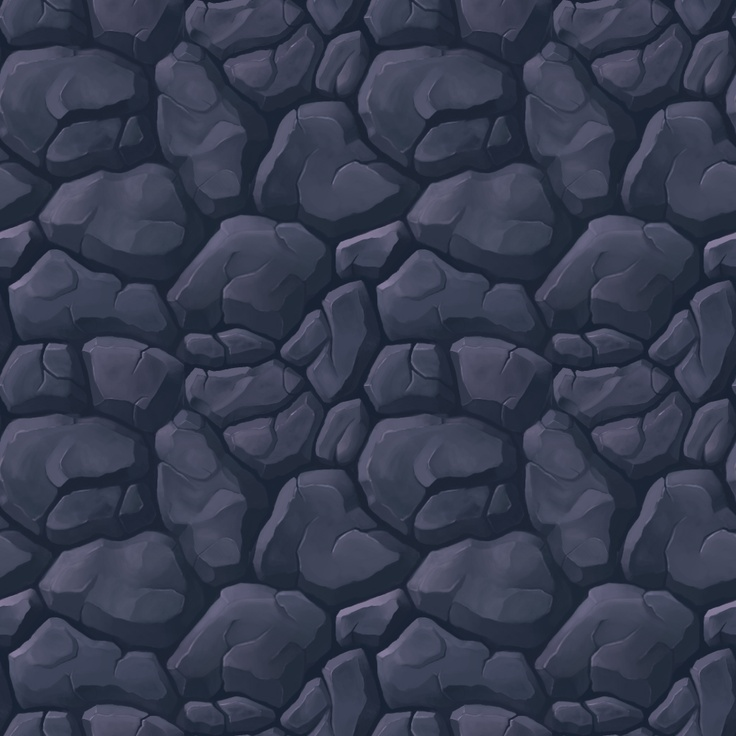
#> input picture resource/游戏地图 (214)_爱给网_aigei_com.jpg, 736 x 736 px
$ python pixel_repaint.py -i '../resource/游戏地图 (214)_爱给网_aigei_com.jpg' -o out.png
#> lines starting #> are read from the running program, lines starting #| are printed output that depends on the picture; after the words box and inside, x2 and y2 are one past the last pixel; in counts of white or black regions, pixels touching at a corner belong together
#!/usr/bin/env python3
# -*- coding: utf-8 -*-
"""
ScienceAndTheology pixel repaint pipeline.

用途：
    把 AI 生成的大尺寸物品图标自动处理成更适合 Godot 背包/UI 使用的
    64×64 / 32×32 像素风 PNG。

它不是完整替代 Aseprite 手工修图，而是用于：
    AI 生成图 -> 自动裁切/去棋盘背景/统一缩放/限色/加描边 -> 可进项目的初版图标

依赖：
    pip install pillow

示例：
    python tools/pixel_repaint.py \
        --input raw_assets/item_icons \
        --output resource/items/_processed \
        --size 64 \
        --also-32 \
        --remove-bg auto \
        --palette adaptive \
        --colors 24 \
        --outline

    python tools/pixel_repaint.py \
        --input raw_assets/item_icons/copper_pickaxe.png \
        --output resource/items/tools \
        --name copper_pickaxe_icon \
        --palette snt \
        --outline
"""

from __future__ import annotations

import argparse
import math
import os
import re
from collections import Counter, deque
from dataclasses import dataclass
from pathlib import Path
from typing import Iterable, List, Optional, Sequence, Tuple

from PIL import Image, ImageChops, ImageEnhance, ImageFilter, ImageOps

RGBA = Tuple[int, int, int, int]
RGB = Tuple[int, int, int]

SUPPORTED_EXTS = {".png", ".jpg", ".jpeg", ".webp", ".bmp", ".tga"}


# ScienceAndTheology 64×64 图标规范中的基础调色板。
# 不是要求所有图标完全只用这些颜色，而是提供一个“项目统一感”的可选映射。
SNT_PALETTE_HEX = [
    # global neutral / outline
    "#1A1410", "#2A211C", "#4A433E", "#6B625B", "#CFC6BA", "#F1EBDD",

    # wood
    "#B4854E", "#8F643A", "#6F4B2B", "#4E321D", "#2D1C11",

    # copper
    "#FFC28A", "#D88954", "#B86439", "#8A4327", "#512116", "#5AA58C",

    # bronze
    "#F0C97D", "#C99A56", "#A3783F", "#6F4E27", "#3E2916",

    # steel / iron
    "#EDF2F4", "#B7C0C7", "#86929C", "#57616C", "#2F3842", "#9A5A34", "#6E3E28",

    # stone
    "#C1BAAD", "#999182", "#756D60", "#575147", "#302C27",

    # raw clay
    "#C79A85", "#B1785E", "#945A45", "#6D3D31", "#3F211C",

    # fired ceramic
    "#D07A54", "#B65D3D", "#8F432F", "#642C23", "#361612", "#2B2220", "#47403B",

    # blueprint
    "#7CC0FF", "#3B88E3", "#1E5FB8", "#163E7A", "#0C2148", "#F4F8FF", "#CBE3FF",

    # seeds / crops
    "#F8E39A", "#E0B754", "#B9852E", "#7D561E", "#432D11",
    "#9FD97A", "#67B256", "#47863D", "#2F5A2A", "#1A3118",

    # source law cyan glow
    "#E7FFFF", "#9CF7FF", "#4ED8E6", "#1E94B2", "#0C4250",
]


def hex_to_rgb(value: str) -> RGB:
    value = value.strip().lstrip("#")
    return int(value[0:2], 16), int(value[2:4], 16), int(value[4:6], 16)


SNT_PALETTE = [hex_to_rgb(c) for c in SNT_PALETTE_HEX]


@dataclass(frozen=True)
class ProcessOptions:
    size: int
    also_32: bool
    crop_padding: int
    colors: int
    palette: str
    remove_bg: str
    bg_tolerance: int
    alpha_threshold: int
    outline: bool
    outline_color: RGB
    outline_width: int
    contrast: float
    saturation: float
    sharpen: bool
    matte: RGB
    suffix: str
    preserve_names: bool
    name: Optional[str]


def sanitize_stem(stem: str) -> str:
    stem = stem.strip().lower()
    stem = re.sub(r"[^a-z0-9_\-]+", "_", stem)
    stem = re.sub(r"_+", "_", stem).strip("_")
    return stem or "icon"


def iter_input_files(input_path: Path, recursive: bool) -> Iterable[Path]:
    if input_path.is_file():
        if input_path.suffix.lower() in SUPPORTED_EXTS:
            yield input_path
        return

    if recursive:
        iterator = input_path.rglob("*")
    else:
        iterator = input_path.glob("*")

    for path in iterator:
        if path.is_file() and path.suffix.lower() in SUPPORTED_EXTS:
            yield path


def color_distance_sq(a: RGB, b: RGB) -> int:
    dr = a[0] - b[0]
    dg = a[1] - b[1]
    db = a[2] - b[2]
    return dr * dr + dg * dg + db * db


def is_low_saturation_bright(rgb: RGB) -> bool:
    r, g, b = rgb
    hi = max(rgb)
    lo = min(rgb)
    return hi >= 150 and (hi - lo) <= 35


def sample_border_bg_colors(img: Image.Image, max_colors: int = 4) -> List[RGB]:
    """从边缘采样最可能的透明棋盘/白底背景色。"""
    rgba = img.convert("RGBA")
    w, h = rgba.size
    pixels = rgba.load()
    samples: List[RGB] = []

    for x in range(w):
        samples.append(pixels[x, 0][:3])
        samples.append(pixels[x, h - 1][:3])
    for y in range(h):
        samples.append(pixels[0, y][:3])
        samples.append(pixels[w - 1, y][:3])

    # 量化到 8 色阶，避免 checkerboard 抗锯齿产生太多近似色。
    quantized = [tuple((c // 8) * 8 for c in rgb) for rgb in samples]
    counts = Counter(quantized)

    candidates: List[RGB] = []
    for rgb, _count in counts.most_common(16):
        if is_low_saturation_bright(rgb):
            candidates.append(rgb)
        if len(candidates) >= max_colors:
            break

    if not candidates:
        candidates = [counts.most_common(1)[0][0]]

    return candidates


def flood_remove_background(img: Image.Image, tolerance: int) -> Image.Image:
    """
    通过边缘 flood fill 去掉 AI 图常见的“烘焙棋盘透明背景”。

    只从画面边缘开始删除，避免把物体内部白色高光误删。
    对 image_gen 这种白灰棋盘背景比较有效。
    """
    rgba = img.convert("RGBA")
    w, h = rgba.size
    pix = rgba.load()
    bg_colors = sample_border_bg_colors(rgba)
    tolerance_sq = tolerance * tolerance

    def is_bg(x: int, y: int) -> bool:
        r, g, b, a = pix[x, y]
        if a == 0:
            return True
        rgb = (r, g, b)
        return any(color_distance_sq(rgb, bg) <= tolerance_sq for bg in bg_colors)

    q: deque[Tuple[int, int]] = deque()
    seen = set()

    for x in range(w):
        q.append((x, 0))
        q.append((x, h - 1))
    for y in range(h):
        q.append((0, y))
        q.append((w - 1, y))

    while q:
        x, y = q.popleft()
        if (x, y) in seen:
            continue
        seen.add((x, y))
        if not (0 <= x < w and 0 <= y < h):
            continue
        if not is_bg(x, y):
            continue

        r, g, b, _a = pix[x, y]
        pix[x, y] = (r, g, b, 0)

        if x > 0:
            q.append((x - 1, y))
        if x + 1 < w:
            q.append((x + 1, y))
        if y > 0:
            q.append((x, y - 1))
        if y + 1 < h:
            q.append((x, y + 1))

    return rgba


def hard_alpha(img: Image.Image, threshold: int) -> Image.Image:
    rgba = img.convert("RGBA")
    r, g, b, a = rgba.split()
    a = a.point(lambda v: 255 if v >= threshold else 0)
    return Image.merge("RGBA", (r, g, b, a))


def crop_to_alpha(img: Image.Image, padding: int) -> Image.Image:
    rgba = img.convert("RGBA")
    alpha = rgba.getchannel("A")
    bbox = alpha.getbbox()
    if bbox is None:
        return rgba

    x0, y0, x1, y1 = bbox
    w, h = rgba.size
    x0 = max(0, x0 - padding)
    y0 = max(0, y0 - padding)
    x1 = min(w, x1 + padding)
    y1 = min(h, y1 + padding)
    return rgba.crop((x0, y0, x1, y1))


def pad_to_square(img: Image.Image, matte: RGB = (0, 0, 0)) -> Image.Image:
    rgba = img.convert("RGBA")
    w, h = rgba.size
    side = max(w, h)
    out = Image.new("RGBA", (side, side), (matte[0], matte[1], matte[2], 0))
    out.alpha_composite(rgba, ((side - w) // 2, (side - h) // 2))
    return out


def enhance_image(img: Image.Image, contrast: float, saturation: float) -> Image.Image:
    rgba = img.convert("RGBA")
    if abs(contrast - 1.0) > 0.001:
        alpha = rgba.getchannel("A")
        rgb = rgba.convert("RGB")
        rgb = ImageEnhance.Contrast(rgb).enhance(contrast)
        rgba = Image.merge("RGBA", (*rgb.split(), alpha))
    if abs(saturation - 1.0) > 0.001:
        alpha = rgba.getchannel("A")
        rgb = rgba.convert("RGB")
        rgb = ImageEnhance.Color(rgb).enhance(saturation)
        rgba = Image.merge("RGBA", (*rgb.split(), alpha))
    return rgba


def quantize_adaptive(img: Image.Image, colors: int, matte: RGB) -> Image.Image:
    rgba = img.convert("RGBA")
    alpha = rgba.getchannel("A")

    matte_img = Image.new("RGBA", rgba.size, (matte[0], matte[1], matte[2], 255))
    matte_img.alpha_composite(rgba)
    rgb = matte_img.convert("RGB")

    # ADAPTIVE palette 适合每张图保留自身材质层次。
    q = rgb.quantize(colors=max(2, colors), method=Image.Quantize.MEDIANCUT)
    rgb_q = q.convert("RGB")
    return Image.merge("RGBA", (*rgb_q.split(), alpha))


# [45 lines left out: functions nearest_palette_color, quantize_snt_palette, add_pixel_outline, not called in this run]


def process_one(src: Path, dst_stem: str, output_dir: Path, opt: ProcessOptions) -> Tuple[Path, Optional[Path]]:
    original = Image.open(src).convert("RGBA")

    if opt.remove_bg in {"auto", "checker"}:
        work = flood_remove_background(original, tolerance=opt.bg_tolerance)
    elif opt.remove_bg == "none":
        work = original
    else:
        raise ValueError(f"Unknown remove-bg mode: {opt.remove_bg}")

    work = hard_alpha(work, opt.alpha_threshold)
    work = crop_to_alpha(work, opt.crop_padding)
    work = pad_to_square(work, opt.matte)

    # 先用 LANCZOS 把 AI 大图压到 64，保留主体形体；后面再限色和硬化边缘。
    work = work.resize((opt.size, opt.size), Image.Resampling.LANCZOS)
    work = enhance_image(work, opt.contrast, opt.saturation)

    if opt.sharpen:
        work = work.filter(ImageFilter.SHARPEN)

    if opt.palette == "adaptive":
        work = quantize_adaptive(work, opt.colors, opt.matte)
    elif opt.palette == "snt":
        work = quantize_snt_palette(work, opt.alpha_threshold)
    elif opt.palette == "none":
        pass
    else:
        raise ValueError(f"Unknown palette mode: {opt.palette}")

    work = hard_alpha(work, opt.alpha_threshold)

    if opt.outline:
        work = add_pixel_outline(work, opt.outline_color, opt.outline_width)

    output_dir.mkdir(parents=True, exist_ok=True)
    out64 = output_dir / f"{dst_stem}{opt.suffix}_{opt.size}.png"
    work.save(out64, "PNG", optimize=True)

    out32: Optional[Path] = None
    if opt.also_32:
        out32 = output_dir / f"{dst_stem}{opt.suffix}_32.png"
        work.resize((32, 32), Image.Resampling.NEAREST).save(out32, "PNG", optimize=True)

    return out64, out32


def parse_rgb(value: str) -> RGB:
    value = value.strip()
    if value.startswith("#"):
        return hex_to_rgb(value)
    parts = [int(p.strip()) for p in value.split(",")]
    if len(parts) != 3:
        raise argparse.ArgumentTypeError("RGB must be '#RRGGBB' or 'r,g,b'")
    return parts[0], parts[1], parts[2]


def make_output_stem(path: Path, opt: ProcessOptions, index: int, multiple: bool) -> str:
    if opt.name:
        if multiple:
            return f"{sanitize_stem(opt.name)}_{index:03d}"
        return sanitize_stem(opt.name)

    stem = sanitize_stem(path.stem)
    # 常见 AI 导出名太长，保留用户改过的短文件名更好。
    if not opt.preserve_names:
        stem = re.sub(r"^(a_|an_|the_)", "", stem)
        stem = stem[:80].strip("_") or "icon"
    return stem


def main() -> int:
    parser = argparse.ArgumentParser(
        description="Convert AI-generated item art into unified 64x64 pixel-art PNG icons for ScienceAndTheology."
    )
    parser.add_argument("--input", "-i", required=True, type=Path, help="输入图片或图片目录")
    parser.add_argument("--output", "-o", required=True, type=Path, help="输出目录")
    parser.add_argument("--recursive", action="store_true", help="递归处理输入目录")

    parser.add_argument("--size", type=int, default=64, help="目标尺寸，默认 64")
    parser.add_argument("--also-32", action="store_true", help="额外生成 32×32 版本")
    parser.add_argument("--crop-padding", type=int, default=12, help="裁切透明边缘前保留的源图 padding")

    parser.add_argument("--remove-bg", choices=["auto", "checker", "none"], default="auto", help="是否自动去掉 AI 棋盘/浅色背景")
    parser.add_argument("--bg-tolerance", type=int, default=28, help="背景颜色容差，棋盘背景可尝试 20~45")
    parser.add_argument("--alpha-threshold", type=int, default=32, help="alpha 小于该值视为透明")

    parser.add_argument("--palette", choices=["adaptive", "snt", "none"], default="adaptive", help="限色方式")
    parser.add_argument("--colors", type=int, default=24, help="adaptive 模式颜色数，建议 16~32")
    parser.add_argument("--contrast", type=float, default=1.08, help="对比度增强，默认 1.08")
    parser.add_argument("--saturation", type=float, default=1.03, help="饱和度增强，默认 1.03")
    parser.add_argument("--no-sharpen", action="store_true", help="禁用轻微锐化")

    parser.add_argument("--outline", action="store_true", help="自动添加像素外描边")
    parser.add_argument("--outline-color", type=parse_rgb, default=parse_rgb("#1A1410"), help="描边颜色，默认 #1A1410")
    parser.add_argument("--outline-width", type=int, default=1, help="描边宽度，默认 1px")

    parser.add_argument("--matte", type=parse_rgb, default=parse_rgb("#1A1410"), help="透明像素量化时的底色，默认深描边色")
    parser.add_argument("--suffix", default="_icon", help="输出文件名后缀，默认 _icon；最终为 name_icon_64.png")
    parser.add_argument("--name", default=None, help="单文件输入时可指定输出基础名，例如 copper_pickaxe")
    parser.add_argument("--preserve-names", action="store_true", help="尽量保留原始文件名")

    args = parser.parse_args()

    files = list(iter_input_files(args.input, args.recursive))
    if not files:
        print(f"[WARN] no supported images found: {args.input}")
        return 1

    opt = ProcessOptions(
        size=args.size,
        also_32=args.also_32,
        crop_padding=args.crop_padding,
        colors=args.colors,
        palette=args.palette,
        remove_bg=args.remove_bg,
        bg_tolerance=args.bg_tolerance,
        alpha_threshold=args.alpha_threshold,
        outline=args.outline,
        outline_color=args.outline_color,
        outline_width=args.outline_width,
        contrast=args.contrast,
        saturation=args.saturation,
        sharpen=not args.no_sharpen,
        matte=args.matte,
        suffix=args.suffix,
        preserve_names=args.preserve_names,
        name=args.name,
    )

    multiple = len(files) > 1
    print(f"[INFO] processing {len(files)} image(s)")
    print(f"[INFO] output: {args.output}")

    for index, src in enumerate(files, start=1):
        try:
            stem = make_output_stem(src, opt, index, multiple)
            out64, out32 = process_one(src, stem, args.output, opt)
#> after the loop in sample_border_bg_colors, `for x in range(w):`: samples = 1472 items, first 6: (28, 37, 54), (28, 35, 51), (25, 32, 50), (27, 34, 50), (31, 36, 56), (26, 31, 50)
#> after the loop in sample_border_bg_colors, `for y in range(h):`: samples = 2944 items, first 6: (28, 37, 54), (28, 35, 51), (25, 32, 50), (27, 34, 50), (31, 36, 56), (26, 31, 50)
#> in sample_border_bg_colors, `quantized = [tuple((c // 8) * 8 for c in rgb) for rgb in samples]`: quantized = 2944 items, first 6: (24, 32, 48), (24, 32, 48), (24, 32, 48), (24, 32, 48), (24, 32, 56), (24, 24, 48)
#> in sample_border_bg_colors, `counts = Counter(quantized)`: counts = 58 items
#> the loop in sample_border_bg_colors, `for rgb, _count in counts.most_common(16):` made 16 passes
#> (_count, r in is_low_saturation_bright, g in is_low_saturation_bright, b in is_low_saturation_bright, hi in is_low_saturation_bright, lo in is_low_saturation_bright) on passes 1 to 12: (495, 32, 40, 56, 56, 32), (462, 24, 32, 48, 48, 24), (264, 56, 64, 80, 80, 56), (220, 64, 64, 88, 88, 64), (178, 64, 72, 88, 88, 64), (172, 48, 56, 72, 72, 48), (113, 88, 88, 112, 112, 88), (104, 72, 72, 96, 96, 72), (104, 56, 64, 88, 88, 56), (98, 56, 56, 80, 80, 56), (78, 80, 80, 104, 104, 80), (74, 40, 48, 64, 64, 40)
#> after the loop in sample_border_bg_colors, `for rgb, _count in counts.most_common(16):`: candidates = []
#> in sample_border_bg_colors, `candidates = [counts.most_common(1)[0][0]]`: candidates = [(32, 40, 56)]
#> the loop in flood_remove_background, `while q:` made 830468 passes
#> (x, y) on passes 8, 10, 11: (3, 735), (4, 735), (5, 0)
#> in hard_alpha, `r, g, b, a = rgba.split()`:
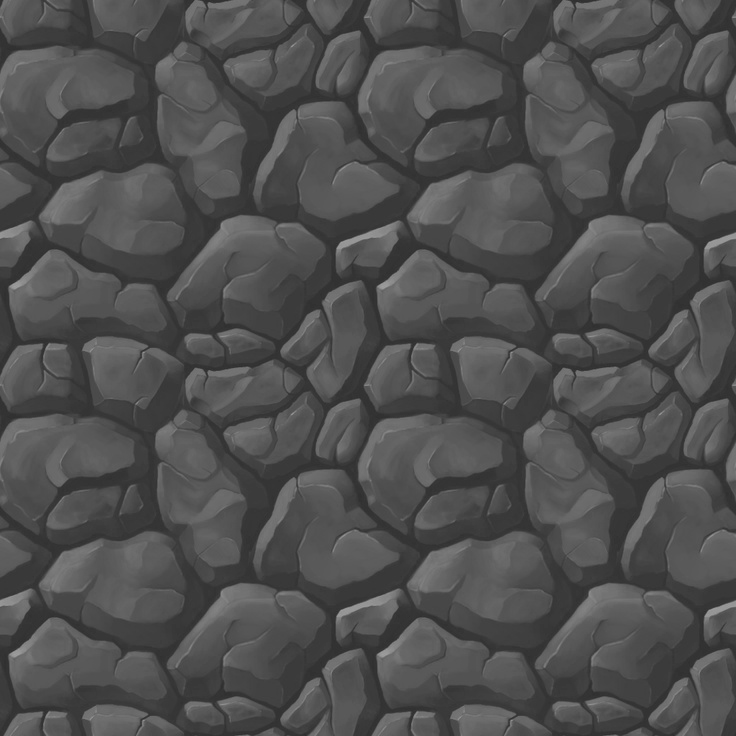
#> b: PIL image 736x736 L; min 45, max 159, mean 79.3
#> in hard_alpha, `r, g, b, a = rgba.split()`:
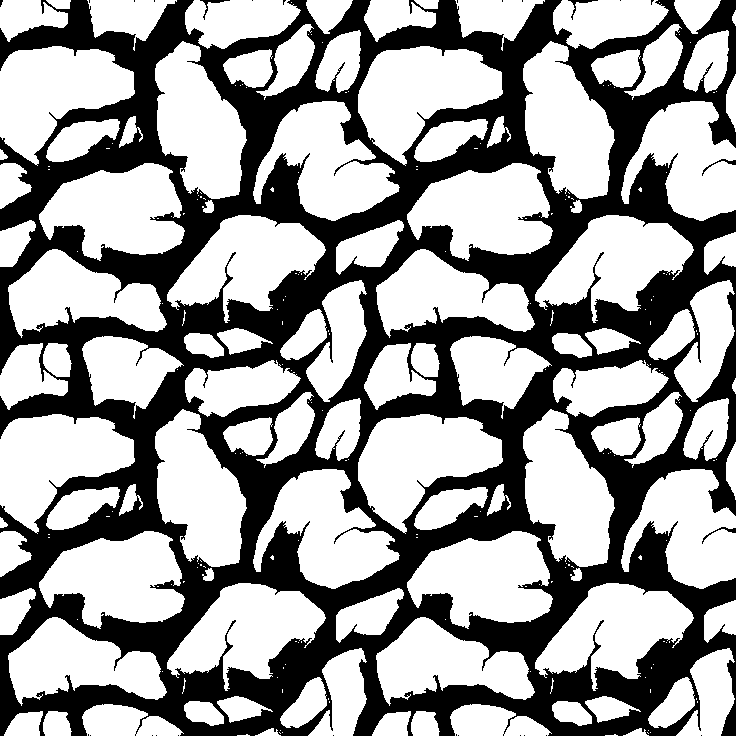
#> a: PIL image 736x736 L; 61.7% white; 28 black regions (23 under 20 px), largest, box (x1, y1, x2, y2) and area: (0, 0, 736, 736) 206778, (200, 0, 230, 20) 94, (568, 0, 598, 20) 94, (702, 159, 736, 176) 87, (702, 527, 736, 544) 87
#> in enhance_image, `rgb = rgba.convert("RGB")`:
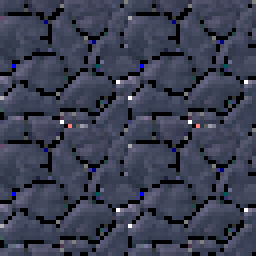
#> rgb: PIL image 64x64 RGB (shown 4 times larger); mean R, G, B 59.6, 63.7, 82.1
#> in quantize_adaptive, `matte_img = Image.new("RGBA", rgba.size, (matte[0], matte[1], matte[2]..`:
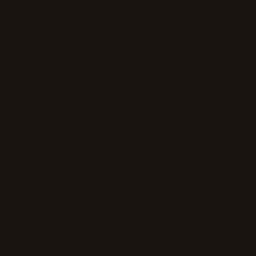
#> matte_img: PIL image 64x64 RGBA (shown 4 times larger); mean R, G, B, A 26, 20, 16, 255
#> call 2 of hard_alpha, with threshold = 32
#> in hard_alpha (call 2), `r, g, b, a = rgba.split()`:
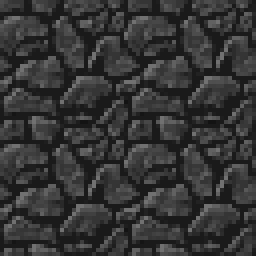
#> r: PIL image 64x64 L (shown 4 times larger); min 19, max 113, mean 53.2
#> in hard_alpha (call 2), `r, g, b, a = rgba.split()`:
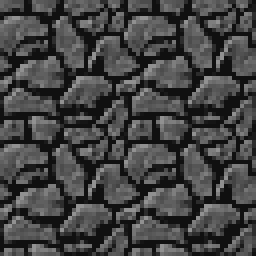
#> b: PIL image 64x64 L (shown 4 times larger); min 16, max 145, mean 67.8
#> in hard_alpha (call 2), `a = a.point(lambda v: 255 if v >= threshold else 0)`: a: PIL image 64x64 L; 70.8% white; black in thin lines or dots
#> in hard_alpha (call 2), `return Image.merge("RGBA", (r, g, b, a))`:
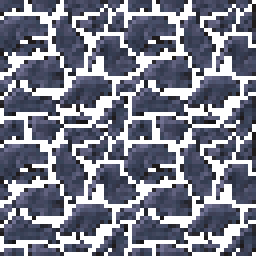
#> returned value: PIL image 64x64 RGBA (shown 4 times larger); mean R, G, B, A 53.2, 54.2, 67.8, 180.7; transparent parts drawn white
            if out32:
                print(f"[OK] {src} -> {out64}, {out32}")
            else:
                print(f"[OK] {src} -> {out64}")
        except Exception as exc:  # noqa: BLE001 - CLI tool should continue batch processing
            print(f"[ERROR] failed: {src}: {exc}")

    return 0


if __name__ == "__main__":
    raise SystemExit(main())
#> (the program exits here)
